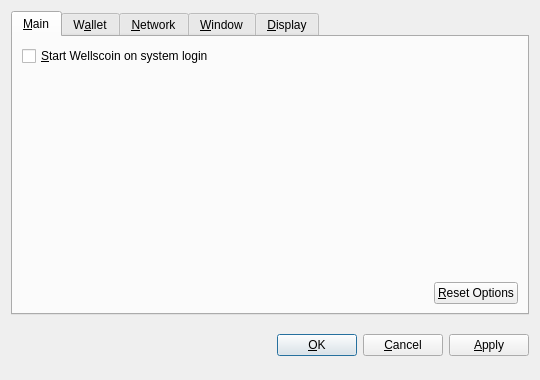
<?xml version="1.0" encoding="UTF-8"?>
<ui version="4.0">
 <class>OptionsDialog</class>
 <widget class="QDialog" name="OptionsDialog">
  <property name="geometry">
   <rect>
    <x>0</x>
    <y>0</y>
    <width>540</width>
    <height>380</height>
   </rect>
  </property>
  <property name="windowTitle">
   <string>Options</string>
  </property>
  <property name="modal">
   <bool>true</bool>
  </property>
  <layout class="QVBoxLayout" name="verticalLayout">
   <item>
    <widget class="QTabWidget" name="tabWidget">
     <property name="tabPosition">
      <enum>QTabWidget::North</enum>
     </property>
     <property name="currentIndex">
      <number>0</number>
     </property>
     <widget class="QWidget" name="tabMain">
      <attribute name="title">
       <string>&amp;Main</string>
      </attribute>
      <layout class="QVBoxLayout" name="verticalLayout_Main">
       <item>
        <widget class="QCheckBox" name="bitcoinAtStartup">
         <property name="toolTip">
          <string>Automatically start Wellscoin after logging in to the system.</string>
         </property>
         <property name="text">
          <string>&amp;Start Wellscoin on system login</string>
         </property>
        </widget>
       </item>
       <item>
        <spacer name="verticalSpacer_Main">
         <property name="orientation">
          <enum>Qt::Vertical</enum>
         </property>
         <property name="sizeHint" stdset="0">
          <size>
           <width>20</width>
           <height>40</height>
          </size>
         </property>
        </spacer>
       </item>
       <item>
        <layout class="QHBoxLayout" name="horizontalLayout_2_Main">
         <item>
          <spacer name="horizontalSpacer_2_Main">
           <property name="orientation">
            <enum>Qt::Horizontal</enum>
           </property>
           <property name="sizeHint" stdset="0">
            <size>
             <width>40</width>
             <height>20</height>
            </size>
           </property>
          </spacer>
         </item>
         <item>
          <widget class="QPushButton" name="resetButton">
           <property name="toolTip">
            <string>Reset all client options to default.</string>
           </property>
           <property name="text">
            <string>&amp;Reset Options</string>
           </property>
           <property name="autoDefault">
            <bool>false</bool>
           </property>
          </widget>
         </item>
        </layout>
       </item>
      </layout>
     </widget>
     <widget class="QWidget" name="tabWallet">
      <attribute name="title">
       <string>W&amp;allet</string>
      </attribute>
      <layout class="QVBoxLayout" name="verticalLayout_Network">
       <item>
        <widget class="QLabel" name="transactionFeeInfoLabel">
         <property name="text">
          <string>Optional transaction fee per kB that helps make sure your transactions are processed quickly. Most transactions are 1 kB.</string>
         </property>
         <property name="textFormat">
          <enum>Qt::PlainText</enum>
         </property>
         <property name="wordWrap">
          <bool>true</bool>
         </property>
        </widget>
       </item>
       <item>
        <layout class="QHBoxLayout" name="horizontalLayout_1_Main">
         <item>
          <widget class="QLabel" name="transactionFeeLabel">
           <property name="text">
            <string>Pay transaction &amp;fee</string>
           </property>
           <property name="textFormat">
            <enum>Qt::PlainText</enum>
           </property>
           <property name="buddy">
            <cstring>transactionFee</cstring>
           </property>
          </widget>
         </item>
         <item>
          <widget class="BitcoinAmountField" name="transactionFee"/>
         </item>
         <item>
          <spacer name="horizontalSpacer_1_Main">
           <property name="orientation">
            <enum>Qt::Horizontal</enum>
           </property>
           <property name="sizeHint" stdset="0">
            <size>
             <width>40</width>
             <height>20</height>
            </size>
           </property>
          </spacer>
         </item>
        </layout>
       </item>
       <item>
        <widget class="QLabel" name="label">
         <property name="text">
          <string>If you disable the spending of unconfirmed change, the change from a transaction cannot be used until that transaction has at least one confirmation. This also affects how your balance is computed.</string>
         </property>
         <property name="wordWrap">
          <bool>true</bool>
         </property>
        </widget>
       </item>
       <item>
        <widget class="QCheckBox" name="spendZeroConfChange">
         <property name="text">
          <string>Spend unconfirmed change  (experts only)</string>
         </property>
        </widget>
       </item>
       <item>
        <spacer name="verticalSpacer">
         <property name="orientation">
          <enum>Qt::Vertical</enum>
         </property>
         <property name="sizeHint" stdset="0">
          <size>
           <width>20</width>
           <height>40</height>
          </size>
         </property>
        </spacer>
       </item>
      </layout>
     </widget>
     <widget class="QWidget" name="tabNetwork">
      <attribute name="title">
       <string>&amp;Network</string>
      </attribute>
      <layout class="QVBoxLayout" name="verticalLayout_Network">
       <item>
        <widget class="QCheckBox" name="mapPortUpnp">
         <property name="toolTip">
          <string>Automatically open the Wellscoin client port on the router. This only works when your router supports UPnP and it is enabled.</string>
         </property>
         <property name="text">
          <string>Map port using &amp;UPnP</string>
         </property>
        </widget>
       </item>
       <item>
        <widget class="QCheckBox" name="connectSocks">
         <property name="toolTip">
          <string>Connect to the Wellscoin network through a SOCKS proxy (e.g. when connecting through Tor).</string>
         </property>
         <property name="text">
          <string>&amp;Connect through SOCKS proxy:</string>
         </property>
        </widget>
       </item>
       <item>
        <layout class="QHBoxLayout" name="horizontalLayout_Network">
         <item>
          <widget class="QLabel" name="proxyIpLabel">
           <property name="text">
            <string>Proxy &amp;IP:</string>
           </property>
           <property name="textFormat">
            <enum>Qt::PlainText</enum>
           </property>
           <property name="buddy">
            <cstring>proxyIp</cstring>
           </property>
          </widget>
         </item>
         <item>
          <widget class="QValidatedLineEdit" name="proxyIp">
           <property name="maximumSize">
            <size>
             <width>140</width>
             <height>16777215</height>
            </size>
           </property>
           <property name="toolTip">
            <string>IP address of the proxy (e.g. 127.0.0.1)</string>
           </property>
          </widget>
         </item>
         <item>
          <widget class="QLabel" name="proxyPortLabel">
           <property name="text">
            <string>&amp;Port:</string>
           </property>
           <property name="textFormat">
            <enum>Qt::PlainText</enum>
           </property>
           <property name="buddy">
            <cstring>proxyPort</cstring>
           </property>
          </widget>
         </item>
         <item>
          <widget class="QLineEdit" name="proxyPort">
           <property name="maximumSize">
            <size>
             <width>55</width>
             <height>16777215</height>
            </size>
           </property>
           <property name="toolTip">
            <string>Port of the proxy (e.g. 9050)</string>
           </property>
          </widget>
         </item>
         <item>
          <widget class="QLabel" name="socksVersionLabel">
           <property name="text">
            <string>SOCKS &amp;Version:</string>
           </property>
           <property name="textFormat">
            <enum>Qt::PlainText</enum>
           </property>
           <property name="buddy">
            <cstring>socksVersion</cstring>
           </property>
          </widget>
         </item>
         <item>
          <widget class="QValueComboBox" name="socksVersion">
           <property name="toolTip">
            <string>SOCKS version of the proxy (e.g. 5)</string>
           </property>
          </widget>
         </item>
         <item>
          <spacer name="horizontalSpacer_Network">
           <property name="orientation">
            <enum>Qt::Horizontal</enum>
           </property>
           <property name="sizeHint" stdset="0">
            <size>
             <width>40</width>
             <height>20</height>
            </size>
           </property>
          </spacer>
         </item>
        </layout>
       </item>
       <item>
        <spacer name="verticalSpacer_Network">
         <property name="orientation">
          <enum>Qt::Vertical</enum>
         </property>
         <property name="sizeHint" stdset="0">
          <size>
           <width>20</width>
           <height>40</height>
          </size>
         </property>
        </spacer>
       </item>
      </layout>
     </widget>
     <widget class="QWidget" name="tabWindow">
      <attribute name="title">
       <string>&amp;Window</string>
      </attribute>
      <layout class="QVBoxLayout" name="verticalLayout_Window">
       <item>
        <widget class="QCheckBox" name="minimizeToTray">
         <property name="toolTip">
          <string>Show only a tray icon after minimizing the window.</string>
         </property>
         <property name="text">
          <string>&amp;Minimize to the tray instead of the taskbar</string>
         </property>
        </widget>
       </item>
       <item>
        <widget class="QCheckBox" name="minimizeOnClose">
         <property name="toolTip">
          <string>Minimize instead of exit the application when the window is closed. When this option is enabled, the application will be closed only after selecting Quit in the menu.</string>
         </property>
         <property name="text">
          <string>M&amp;inimize on close</string>
         </property>
        </widget>
       </item>
       <item>
        <spacer name="verticalSpacer_Window">
         <property name="orientation">
          <enum>Qt::Vertical</enum>
         </property>
         <property name="sizeHint" stdset="0">
          <size>
           <width>20</width>
           <height>40</height>
          </size>
         </property>
        </spacer>
       </item>
      </layout>
     </widget>
     <widget class="QWidget" name="tabDisplay">
      <attribute name="title">
       <string>&amp;Display</string>
      </attribute>
      <layout class="QVBoxLayout" name="verticalLayout_Display">
       <item>
        <layout class="QHBoxLayout" name="horizontalLayout_1_Display">
         <item>
          <widget class="QLabel" name="langLabel">
           <property name="text">
            <string>User Interface &amp;language:</string>
           </property>
           <property name="textFormat">
            <enum>Qt::PlainText</enum>
           </property>
           <property name="buddy">
            <cstring>lang</cstring>
           </property>
          </widget>
         </item>
         <item>
          <widget class="QValueComboBox" name="lang">
           <property name="toolTip">
            <string>The user interface language can be set here. This setting will take effect after restarting Wellscoin.</string>
           </property>
          </widget>
         </item>
        </layout>
       </item>
       <item>
        <layout class="QHBoxLayout" name="horizontalLayout_2_Display">
         <item>
          <widget class="QLabel" name="unitLabel">
           <property name="text">
            <string>&amp;Unit to show amounts in:</string>
           </property>
           <property name="textFormat">
            <enum>Qt::PlainText</enum>
           </property>
           <property name="buddy">
            <cstring>unit</cstring>
           </property>
          </widget>
         </item>
         <item>
          <widget class="QValueComboBox" name="unit">
           <property name="toolTip">
            <string>Choose the default subdivision unit to show in the interface and when sending coins.</string>
           </property>
          </widget>
         </item>
        </layout>
       </item>
       <item>
        <widget class="QCheckBox" name="displayAddresses">
         <property name="toolTip">
          <string>Whether to show Wellscoin addresses in the transaction list or not.</string>
         </property>
         <property name="text">
          <string>&amp;Display addresses in transaction list</string>
         </property>
        </widget>
       </item>
       <item>
        <widget class="QCheckBox" name="coinControlFeatures">
         <property name="toolTip">
          <string>Whether to show coin control features or not.</string>
         </property>
         <property name="text">
          <string>Display coin &amp;control features (experts only!)</string>
         </property>
        </widget>
       </item>
       <item>
        <spacer name="verticalSpacer_Display">
         <property name="orientation">
          <enum>Qt::Vertical</enum>
         </property>
         <property name="sizeHint" stdset="0">
          <size>
           <width>20</width>
           <height>40</height>
          </size>
         </property>
        </spacer>
       </item>
      </layout>
     </widget>
    </widget>
   </item>
   <item>
    <layout class="QHBoxLayout" name="horizontalLayout_Buttons">
     <item>
      <spacer name="horizontalSpacer_1">
       <property name="orientation">
        <enum>Qt::Horizontal</enum>
       </property>
       <property name="sizeHint" stdset="0">
        <size>
         <width>40</width>
         <height>48</height>
        </size>
       </property>
      </spacer>
     </item>
     <item>
      <widget class="QLabel" name="statusLabel">
       <property name="font">
        <font>
         <weight>75</weight>
         <bold>true</bold>
        </font>
       </property>
       <property name="text">
        <string/>
       </property>
       <property name="textFormat">
        <enum>Qt::PlainText</enum>
       </property>
       <property name="wordWrap">
        <bool>true</bool>
       </property>
      </widget>
     </item>
     <item>
      <spacer name="horizontalSpacer_2">
       <property name="orientation">
        <enum>Qt::Horizontal</enum>
       </property>
       <property name="sizeHint" stdset="0">
        <size>
         <width>40</width>
         <height>48</height>
        </size>
       </property>
      </spacer>
     </item>
     <item>
      <widget class="QPushButton" name="okButton">
       <property name="text">
        <string>&amp;OK</string>
       </property>
      </widget>
     </item>
     <item>
      <widget class="QPushButton" name="cancelButton">
       <property name="text">
        <string>&amp;Cancel</string>
       </property>
       <property name="autoDefault">
        <bool>false</bool>
       </property>
      </widget>
     </item>
     <item>
      <widget class="QPushButton" name="applyButton">
       <property name="text">
        <string>&amp;Apply</string>
       </property>
       <property name="autoDefault">
        <bool>false</bool>
       </property>
      </widget>
     </item>
    </layout>
   </item>
  </layout>
 </widget>
 <customwidgets>
  <customwidget>
   <class>BitcoinAmountField</class>
   <extends>QSpinBox</extends>
   <header>bitcoinamountfield.h</header>
  </customwidget>
  <customwidget>
   <class>QValueComboBox</class>
   <extends>QComboBox</extends>
   <header>qvaluecombobox.h</header>
  </customwidget>
  <customwidget>
   <class>QValidatedLineEdit</class>
   <extends>QLineEdit</extends>
   <header>qvalidatedlineedit.h</header>
  </customwidget>
 </customwidgets>
 <resources/>
 <connections/>
</ui>
